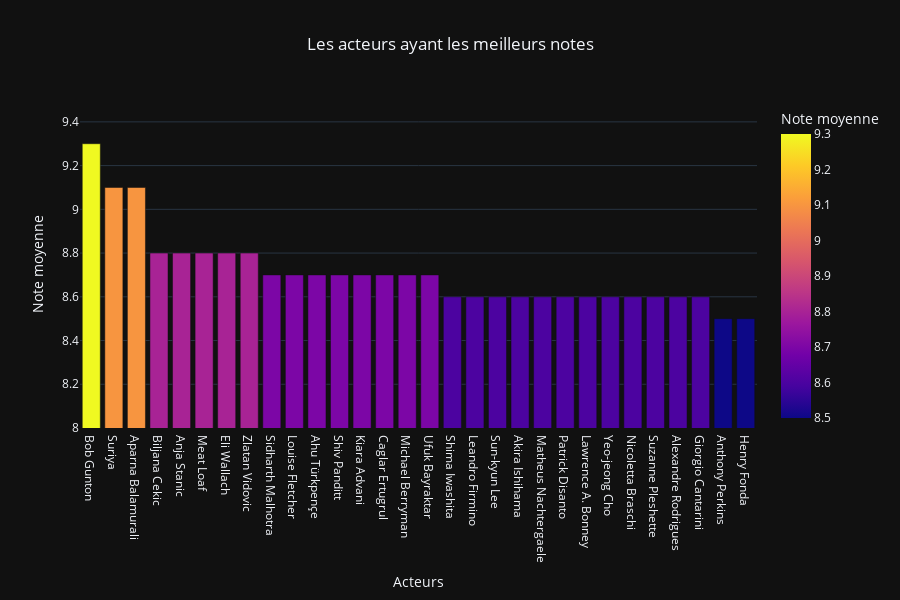

Notebook code cell kept with this figure:
### Code cell
fig = px.bar(df_rating.head(30), x = 'Acteur', y = 'averageRating', color='averageRating', 
             title = 'Les acteurs ayant les meilleurs notes', 
             labels={'Acteur':'Acteurs', 'averageRating':'Note moyenne'}, range_y=[8,9.5], width=900, height=600)

fig.update_layout(showlegend=False, title_x=0.5, template='plotly_dark')

### Figure 1 — Plotly figure (JSON) as saved in the notebook; plotly's stock layout.template omitted (floating-point values rounded to 4 significant figures)
{"data": [{"alignmentgroup": "True", "hovertemplate": "Acteurs=%{x}<br>Note moyenne=%{marker.color}<extra></extra>", "legendgroup": "", "marker": {"color": [9.3, 9.1, 9.1, 8.8, 8.8, 8.8, 8.8, 8.8, 8.7, 8.7, 8.7, 8.7, 8.7, 8.7, 8.7, 8.7, 8.6, 8.6, 8.6, 8.6, 8.6, 8.6, 8.6, 8.6, 8.6, 8.6, 8.6, 8.6, 8.5, 8.5], "coloraxis": "coloraxis", "pattern": {"shape": ""}}, "name": "", "offsetgroup": "", "orientation": "v", "showlegend": false, "textposition": "auto", "type": "bar", "x": ["Bob Gunton", "Suriya", "Aparna Balamurali", "Biljana Cekic", "Anja Stanic", "Meat Loaf", "Eli Wallach", "Zlatan Vidovic", "Sidharth Malhotra", "Louise Fletcher", "Ahu Türkpençe", "Shiv Panditt", "Kiara Advani", "Caglar Ertugrul", "Michael Berryman", "Ufuk Bayraktar", "Shima Iwashita", "Leandro Firmino", "Sun-kyun Lee", "Akira Ishihama", "Matheus Nachtergaele", "Patrick Disanto", "Lawrence A. Bonney", "Yeo-jeong Cho", "Nicoletta Braschi", "Suzanne Pleshette", "Alexandre Rodrigues", "Giorgio Cantarini", "Anthony Perkins", "Henry Fonda"], "xaxis": "x", "y": [9.3, 9.1, 9.1, 8.8, 8.8, 8.8, 8.8, 8.8, 8.7, 8.7, 8.7, 8.7, 8.7, 8.7, 8.7, 8.7, 8.6, 8.6, 8.6, 8.6, 8.6, 8.6, 8.6, 8.6, 8.6, 8.6, 8.6, 8.6, 8.5, 8.5], "yaxis": "y"}], "layout": {"barmode": "relative", "coloraxis": {"colorbar": {"title": {"text": "Note moyenne"}}, "colorscale": [[0, "#0d0887"], [0.1111, "#46039f"], [0.2222, "#7201a8"], [0.3333, "#9c179e"], [0.4444, "#bd3786"], [0.5556, "#d8576b"], [0.6667, "#ed7953"], [0.7778, "#fb9f3a"], [0.8889, "#fdca26"], [1, "#f0f921"]]}, "height": 600, "legend": {"tracegroupgap": 0}, "showlegend": false, "title": {"text": "Les acteurs ayant les meilleurs notes", "x": 0.5}, "width": 900, "xaxis": {"anchor": "y", "domain": [0, 1], "title": {"text": "Acteurs"}}, "yaxis": {"anchor": "x", "domain": [0, 1], "range": [8, 9.5], "title": {"text": "Note moyenne"}}}}
